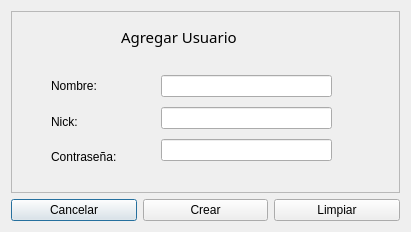
<?xml version="1.0" encoding="UTF-8"?>
<ui version="4.0">
 <class>Dialog</class>
 <widget class="QDialog" name="Dialog">
  <property name="windowModality">
   <enum>Qt::WindowModal</enum>
  </property>
  <property name="geometry">
   <rect>
    <x>0</x>
    <y>0</y>
    <width>411</width>
    <height>232</height>
   </rect>
  </property>
  <property name="windowTitle">
   <string>Crear Usuario</string>
  </property>
  <layout class="QGridLayout" name="gridLayout">
   <item row="1" column="0" colspan="3">
    <widget class="QFrame" name="Crearlibro">
     <property name="frameShape">
      <enum>QFrame::StyledPanel</enum>
     </property>
     <property name="frameShadow">
      <enum>QFrame::Raised</enum>
     </property>
     <widget class="QLabel" name="label_9">
      <property name="geometry">
       <rect>
        <x>110</x>
        <y>10</y>
        <width>161</width>
        <height>31</height>
       </rect>
      </property>
      <property name="font">
       <font>
        <family>TlwgTypewriter</family>
        <pointsize>11</pointsize>
        <weight>7</weight>
        <italic>false</italic>
        <bold>false</bold>
       </font>
      </property>
      <property name="styleSheet">
       <string notr="true">font-color: rgb(93, 255, 201);
font: 63 11pt &quot;TlwgTypewriter&quot;;</string>
      </property>
      <property name="text">
       <string>Agregar Usuario</string>
      </property>
     </widget>
     <widget class="QWidget" name="layoutWidget">
      <property name="geometry">
       <rect>
        <x>150</x>
        <y>60</y>
        <width>171</width>
        <height>95</height>
       </rect>
      </property>
      <layout class="QVBoxLayout" name="verticalLayout">
       <item>
        <widget class="QLineEdit" name="texto_nombre"/>
       </item>
       <item>
        <widget class="QLineEdit" name="texto_nick"/>
       </item>
       <item>
        <widget class="QLineEdit" name="texto_pwd"/>
       </item>
      </layout>
     </widget>
     <widget class="QWidget" name="layoutWidget">
      <property name="geometry">
       <rect>
        <x>40</x>
        <y>60</y>
        <width>101</width>
        <height>101</height>
       </rect>
      </property>
      <layout class="QGridLayout" name="gridLayout_2">
       <item row="0" column="0">
        <widget class="QLabel" name="label">
         <property name="text">
          <string>Nombre:</string>
         </property>
        </widget>
       </item>
       <item row="1" column="0">
        <widget class="QLabel" name="label_3">
         <property name="text">
          <string>Nick:</string>
         </property>
        </widget>
       </item>
       <item row="2" column="0">
        <widget class="QLabel" name="label_4">
         <property name="text">
          <string>Contraseña:</string>
         </property>
        </widget>
       </item>
      </layout>
     </widget>
    </widget>
   </item>
   <item row="2" column="0">
    <widget class="QPushButton" name="boton_cancelar">
     <property name="text">
      <string>Cancelar</string>
     </property>
    </widget>
   </item>
   <item row="2" column="1">
    <widget class="QPushButton" name="boton_crear">
     <property name="text">
      <string>Crear</string>
     </property>
    </widget>
   </item>
   <item row="2" column="2">
    <widget class="QPushButton" name="boton_limpiar">
     <property name="text">
      <string>Limpiar</string>
     </property>
    </widget>
   </item>
  </layout>
 </widget>
 <resources/>
 <connections/>
</ui>
